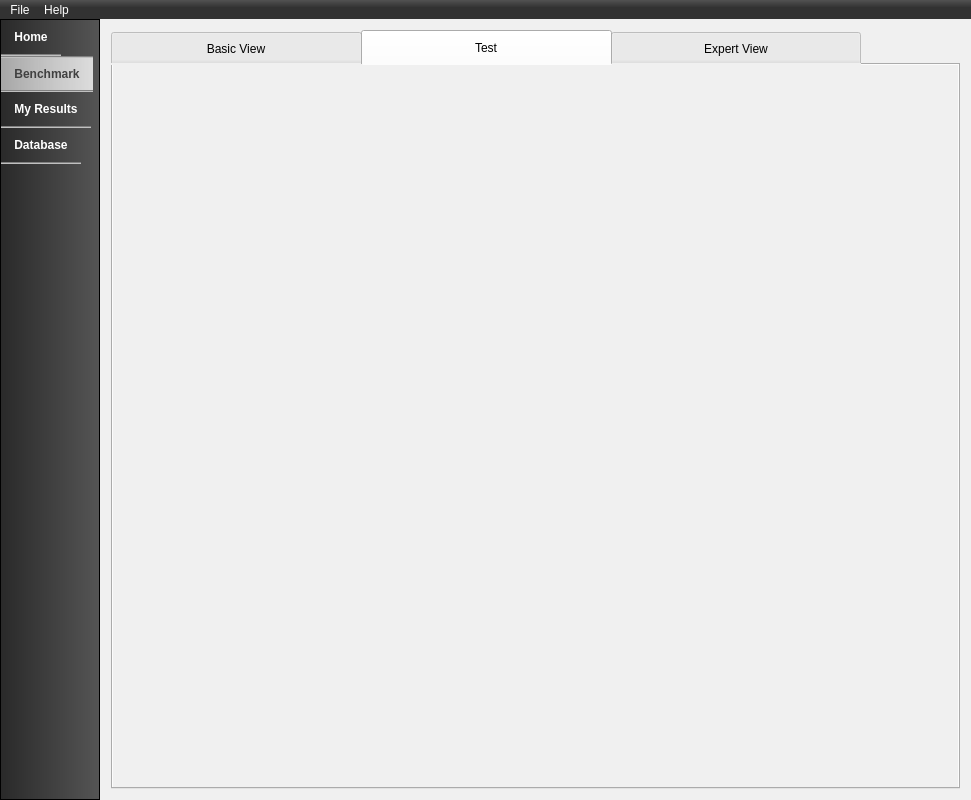
<?xml version="1.0" encoding="UTF-8"?>
<ui version="4.0">
 <class>MainWindow</class>
 <widget class="QMainWindow" name="MainWindow">
  <property name="geometry">
   <rect>
    <x>0</x>
    <y>0</y>
    <width>971</width>
    <height>800</height>
   </rect>
  </property>
  <property name="windowTitle">
   <string>ViennaCL Benchmark</string>
  </property>
  <property name="windowIcon">
   <iconset resource="resources/otherFiles.qrc">
    <normaloff>:/resources/images/benchmarkIcon.ico</normaloff>:/resources/images/benchmarkIcon.ico</iconset>
  </property>
  <widget class="QWidget" name="centralWidget">
   <layout class="QGridLayout" name="mainGridLayout">
    <property name="leftMargin">
     <number>0</number>
    </property>
    <property name="topMargin">
     <number>0</number>
    </property>
    <property name="rightMargin">
     <number>0</number>
    </property>
    <property name="bottomMargin">
     <number>0</number>
    </property>
    <item row="0" column="0">
     <layout class="QHBoxLayout" name="horizontalLayout">
      <property name="spacing">
       <number>0</number>
      </property>
      <item>
       <widget class="MenuListWidget" name="menuListWidget">
        <property name="sizePolicy">
         <sizepolicy hsizetype="Fixed" vsizetype="Expanding">
          <horstretch>0</horstretch>
          <verstretch>0</verstretch>
         </sizepolicy>
        </property>
        <property name="maximumSize">
         <size>
          <width>100</width>
          <height>16777215</height>
         </size>
        </property>
        <property name="font">
         <font>
          <weight>75</weight>
          <bold>true</bold>
         </font>
        </property>
        <property name="focusPolicy">
         <enum>Qt::NoFocus</enum>
        </property>
        <property name="styleSheet">
         <string notr="true">QListWidget 
{ 
background: qlineargradient(spread:pad, x1:0, y1:0, x2:1, y2:0, stop:0 rgba(41, 41, 41, 255), stop:1 rgba(85, 85, 85, 255));  
}

QListWidget::item:hover 
{ 
background: qlineargradient(spread:pad, x1:0, y1:0, x2:1, y2:0, stop:0 rgba(150, 150, 150, 255), stop:1 rgba(200, 200, 200, 255));
}

QListWidget::item:selected 
{ 
background: qlineargradient(spread:pad, x1:0, y1:0, x2:1, y2:0, stop:0 rgba(200, 200, 200, 200), stop:1 rgba(220, 220, 220, 255)); 
border-top: 2px groove gray; 
color: #404040;
}
QIcon
{
background: red;selection-color: red; 
}


QIcon::selected
{
background: red;selection-color: red; 
}

QListWidget::item 
{ 
padding: 10px; color: white; 
border-bottom: 2px groove gray; 
}</string>
        </property>
        <property name="verticalScrollBarPolicy">
         <enum>Qt::ScrollBarAlwaysOff</enum>
        </property>
        <property name="horizontalScrollBarPolicy">
         <enum>Qt::ScrollBarAlwaysOff</enum>
        </property>
        <property name="autoScroll">
         <bool>false</bool>
        </property>
        <property name="editTriggers">
         <set>QAbstractItemView::NoEditTriggers</set>
        </property>
        <property name="dragDropMode">
         <enum>QAbstractItemView::NoDragDrop</enum>
        </property>
        <property name="selectionMode">
         <enum>QAbstractItemView::SingleSelection</enum>
        </property>
        <property name="selectionBehavior">
         <enum>QAbstractItemView::SelectItems</enum>
        </property>
        <property name="iconSize">
         <size>
          <width>32</width>
          <height>32</height>
         </size>
        </property>
        <property name="textElideMode">
         <enum>Qt::ElideMiddle</enum>
        </property>
        <property name="movement">
         <enum>QListView::Static</enum>
        </property>
        <property name="flow">
         <enum>QListView::TopToBottom</enum>
        </property>
        <property name="isWrapping" stdset="0">
         <bool>true</bool>
        </property>
        <property name="layoutMode">
         <enum>QListView::SinglePass</enum>
        </property>
        <property name="viewMode">
         <enum>QListView::IconMode</enum>
        </property>
        <property name="selectionRectVisible">
         <bool>true</bool>
        </property>
        <property name="currentRow">
         <number>1</number>
        </property>
        <item>
         <property name="text">
          <string>Home</string>
         </property>
         <property name="textAlignment">
          <set>AlignHCenter|AlignTop</set>
         </property>
         <property name="icon">
          <iconset resource="resources/icons.qrc">
           <normaloff>:/icons/icons/home_w.png</normaloff>:/icons/icons/home_w.png</iconset>
         </property>
        </item>
        <item>
         <property name="text">
          <string>Benchmark</string>
         </property>
         <property name="textAlignment">
          <set>AlignHCenter|AlignVCenter|AlignCenter</set>
         </property>
         <property name="icon">
          <iconset resource="resources/icons.qrc">
           <normaloff>:/icons/icons/bar_chart.png</normaloff>:/icons/icons/bar_chart.png</iconset>
         </property>
        </item>
        <item>
         <property name="text">
          <string>My Results</string>
         </property>
         <property name="textAlignment">
          <set>AlignHCenter|AlignVCenter|AlignCenter</set>
         </property>
         <property name="icon">
          <iconset resource="resources/icons.qrc">
           <normaloff>:/icons/icons/benchmarkIcon2.png</normaloff>:/icons/icons/benchmarkIcon2.png</iconset>
         </property>
        </item>
        <item>
         <property name="text">
          <string>Database</string>
         </property>
         <property name="textAlignment">
          <set>AlignHCenter|AlignVCenter|AlignCenter</set>
         </property>
         <property name="icon">
          <iconset resource="resources/icons.qrc">
           <normaloff>:/icons/icons/db.png</normaloff>:/icons/icons/db.png</iconset>
         </property>
        </item>
       </widget>
      </item>
      <item>
       <widget class="QStackedWidget" name="stackedWidget">
        <property name="currentIndex">
         <number>1</number>
        </property>
        <widget class="QWidget" name="homePage">
         <property name="styleSheet">
          <string notr="true">QWidget 
{ 
background: #F0F0F0; 
}
</string>
         </property>
         <layout class="QGridLayout" name="gridLayout_3">
          <item row="1" column="1">
           <spacer name="homeVerticalSpacer">
            <property name="orientation">
             <enum>Qt::Vertical</enum>
            </property>
            <property name="sizeHint" stdset="0">
             <size>
              <width>20</width>
              <height>40</height>
             </size>
            </property>
           </spacer>
          </item>
          <item row="0" column="0">
           <spacer name="homeHorizontalSpacerLeft">
            <property name="orientation">
             <enum>Qt::Horizontal</enum>
            </property>
            <property name="sizeHint" stdset="0">
             <size>
              <width>40</width>
              <height>20</height>
             </size>
            </property>
           </spacer>
          </item>
          <item row="0" column="1">
           <widget class="QLabel" name="homeLabel">
            <property name="text">
             <string/>
            </property>
            <property name="pixmap">
             <pixmap resource="resources/otherFiles.qrc">:/resources/images/viennacl-logo.png</pixmap>
            </property>
           </widget>
          </item>
          <item row="0" column="2">
           <spacer name="homeHorizontalSpacerRight">
            <property name="orientation">
             <enum>Qt::Horizontal</enum>
            </property>
            <property name="sizeHint" stdset="0">
             <size>
              <width>40</width>
              <height>20</height>
             </size>
            </property>
           </spacer>
          </item>
         </layout>
        </widget>
        <widget class="QWidget" name="benchmarkPage">
         <property name="styleSheet">
          <string notr="true">QWidget 
{ 
background:#F0F0F0; 
}
</string>
         </property>
         <layout class="QGridLayout" name="gridLayout">
          <item row="0" column="0">
           <widget class="QTabWidget" name="tabWidget">
            <property name="styleSheet">
             <string notr="true">QTabBar::tab{width: 250px;
height: 35px;}</string>
            </property>
            <property name="tabShape">
             <enum>QTabWidget::Rounded</enum>
            </property>
            <property name="currentIndex">
             <number>1</number>
            </property>
            <widget class="QWidget" name="tabBasic">
             <attribute name="title">
              <string>Basic View</string>
             </attribute>
             <layout class="QGridLayout" name="gridLayout_2">
              <item row="0" column="0" colspan="4">
               <widget class="QCustomPlot" name="benchmarkGraph" native="true"/>
              </item>
              <item row="1" column="0">
               <spacer name="horizontalSpacerLeft">
                <property name="orientation">
                 <enum>Qt::Horizontal</enum>
                </property>
                <property name="sizeHint" stdset="0">
                 <size>
                  <width>326</width>
                  <height>20</height>
                 </size>
                </property>
               </spacer>
              </item>
              <item row="1" column="1">
               <widget class="QComboBox" name="comboBox">
                <property name="frame">
                 <bool>true</bool>
                </property>
               </widget>
              </item>
              <item row="1" column="2">
               <widget class="QPushButton" name="buttonRunBenchmark">
                <property name="text">
                 <string>Run Benchmark</string>
                </property>
                <property name="flat">
                 <bool>false</bool>
                </property>
               </widget>
              </item>
              <item row="1" column="3">
               <spacer name="horizontalSpacerRight">
                <property name="orientation">
                 <enum>Qt::Horizontal</enum>
                </property>
                <property name="sizeHint" stdset="0">
                 <size>
                  <width>326</width>
                  <height>20</height>
                 </size>
                </property>
               </spacer>
              </item>
             </layout>
            </widget>
            <widget class="QWidget" name="tab">
             <attribute name="title">
              <string>Test</string>
             </attribute>
             <widget class="QCustomPlot" name="benchmarkGraph_2" native="true">
              <property name="geometry">
               <rect>
                <x>80</x>
                <y>380</y>
                <width>391</width>
                <height>291</height>
               </rect>
              </property>
             </widget>
            </widget>
            <widget class="QWidget" name="tabExpert">
             <attribute name="title">
              <string>Expert View</string>
             </attribute>
            </widget>
           </widget>
          </item>
         </layout>
        </widget>
        <widget class="QWidget" name="myResultsPage">
         <layout class="QVBoxLayout" name="verticalLayout">
          <item>
           <widget class="QLabel" name="myResultsLabel">
            <property name="text">
             <string>My Result History</string>
            </property>
           </widget>
          </item>
          <item>
           <widget class="QTableWidget" name="myResultsTable">
            <property name="editTriggers">
             <set>QAbstractItemView::NoEditTriggers</set>
            </property>
            <row>
             <property name="text">
              <string>1.</string>
             </property>
            </row>
            <row>
             <property name="text">
              <string>2.</string>
             </property>
            </row>
            <column>
             <property name="text">
              <string>Date</string>
             </property>
            </column>
            <column>
             <property name="text">
              <string>Result</string>
             </property>
            </column>
            <column>
             <property name="text">
              <string>Note</string>
             </property>
            </column>
            <item row="0" column="0">
             <property name="text">
              <string>23.06.2014</string>
             </property>
            </item>
            <item row="0" column="1">
             <property name="text">
              <string>7560</string>
             </property>
            </item>
            <item row="0" column="2">
             <property name="text">
              <string>Test1</string>
             </property>
            </item>
            <item row="1" column="0">
             <property name="text">
              <string>24.06.2014</string>
             </property>
            </item>
            <item row="1" column="1">
             <property name="text">
              <string>7850</string>
             </property>
            </item>
            <item row="1" column="2">
             <property name="text">
              <string>Test2</string>
             </property>
            </item>
           </widget>
          </item>
         </layout>
        </widget>
        <widget class="QWidget" name="databasePage">
         <layout class="QVBoxLayout" name="verticalLayout_2">
          <item>
           <widget class="QLabel" name="databaseLabel">
            <property name="text">
             <string>Online Result Database</string>
            </property>
           </widget>
          </item>
          <item>
           <widget class="QTableWidget" name="databaseTable">
            <row>
             <property name="text">
              <string>1.</string>
             </property>
            </row>
            <row>
             <property name="text">
              <string>2.</string>
             </property>
            </row>
            <column>
             <property name="text">
              <string>Date</string>
             </property>
            </column>
            <column>
             <property name="text">
              <string>Result</string>
             </property>
            </column>
            <column>
             <property name="text">
              <string>Note</string>
             </property>
            </column>
            <item row="0" column="0">
             <property name="text">
              <string>23.06.2014</string>
             </property>
            </item>
            <item row="0" column="1">
             <property name="text">
              <string>7560</string>
             </property>
            </item>
            <item row="0" column="2">
             <property name="text">
              <string>Test1</string>
             </property>
            </item>
            <item row="1" column="0">
             <property name="text">
              <string>24.06.2014</string>
             </property>
            </item>
            <item row="1" column="1">
             <property name="text">
              <string>7850</string>
             </property>
            </item>
            <item row="1" column="2">
             <property name="text">
              <string>Test2</string>
             </property>
            </item>
           </widget>
          </item>
         </layout>
        </widget>
       </widget>
      </item>
     </layout>
    </item>
   </layout>
  </widget>
  <widget class="QMenuBar" name="menuBar">
   <property name="geometry">
    <rect>
     <x>0</x>
     <y>0</y>
     <width>971</width>
     <height>21</height>
    </rect>
   </property>
   <property name="styleSheet">
    <string notr="true">QMenuBar{
	background: qlineargradient(x1:0,x2:0,y1:0,y2:1,stop:0 #525252, stop:0.4 #323232);
	color: white;
}
QMenuBar:item{
	background: qlineargradient(x1:0,x2:0,y1:0,y2:1,stop:0 #525252, stop:0.4 #323232);
	color: white;
}
QMenuBar:item:selected{
	background: qlineargradient(x1:0,x2:0,y1:0,y2:1,stop:0 #787878, stop:0.4 #D8D8D8);
	color: black;
}</string>
   </property>
   <widget class="QMenu" name="menuFile">
    <property name="title">
     <string>File</string>
    </property>
    <addaction name="actionQuit"/>
   </widget>
   <widget class="QMenu" name="menuHelp">
    <property name="title">
     <string>Help</string>
    </property>
    <addaction name="actionAbout"/>
   </widget>
   <addaction name="menuFile"/>
   <addaction name="menuHelp"/>
  </widget>
  <action name="actionQuit">
   <property name="text">
    <string>Quit</string>
   </property>
  </action>
  <action name="actionAbout">
   <property name="text">
    <string>About</string>
   </property>
  </action>
 </widget>
 <layoutdefault spacing="6" margin="11"/>
 <customwidgets>
  <customwidget>
   <class>QCustomPlot</class>
   <extends>QWidget</extends>
   <header>src/qcustomplot.h</header>
   <container>1</container>
  </customwidget>
  <customwidget>
   <class>MenuListWidget</class>
   <extends>QListWidget</extends>
   <header>src/menulistwidget.h</header>
  </customwidget>
 </customwidgets>
 <resources>
  <include location="resources/icons.qrc"/>
  <include location="resources/otherFiles.qrc"/>
 </resources>
 <connections>
  <connection>
   <sender>actionQuit</sender>
   <signal>triggered()</signal>
   <receiver>MainWindow</receiver>
   <slot>close()</slot>
   <hints>
    <hint type="sourcelabel">
     <x>-1</x>
     <y>-1</y>
    </hint>
    <hint type="destinationlabel">
     <x>450</x>
     <y>243</y>
    </hint>
   </hints>
  </connection>
  <connection>
   <sender>menuListWidget</sender>
   <signal>currentRowChanged(int)</signal>
   <receiver>stackedWidget</receiver>
   <slot>setCurrentIndex(int)</slot>
   <hints>
    <hint type="sourcelabel">
     <x>50</x>
     <y>400</y>
    </hint>
    <hint type="destinationlabel">
     <x>535</x>
     <y>400</y>
    </hint>
   </hints>
  </connection>
 </connections>
 <slots>
  <slot>doBenchmark()</slot>
 </slots>
</ui>
